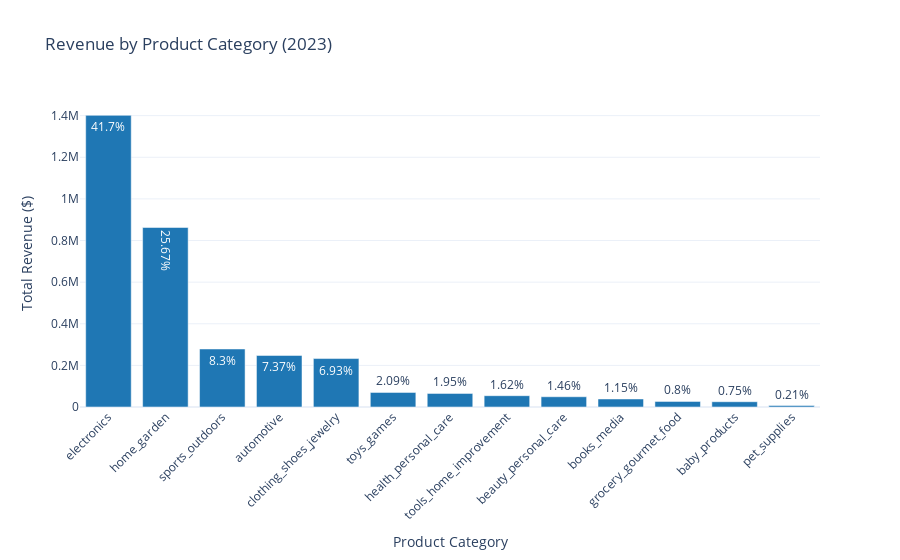

Notebook code cell kept with this figure:
### Code cell
# Create category performance visualization
title_suffix = f"({TARGET_YEAR})"
category_plot = metrics.plot_category_performance(category_performance, title_suffix)
category_plot.show()

# Category insights
total_categories = len(category_performance)
top_3_share = top_3_categories['revenue_share'].sum()

print(f"\nCATEGORY INSIGHTS:")
print(f"- Total product categories: {total_categories}")
print(f"- Top 3 categories represent {top_3_share:.1f}% of total revenue")
print(f"- Most expensive category (avg price): {category_performance.loc[category_performance['avg_price'].idxmax(), 'product_category_name']} (${category_performance['avg_price'].max():.2f})")
print(f"- Highest volume category: {category_performance.loc[category_performance['total_items'].idxmax(), 'product_category_name']} ({category_performance['total_items'].max():,} items)")

### Figure 1 — Plotly figure (JSON) as saved in the notebook; plotly's stock layout.template omitted (floating-point values rounded to 4 significant figures)
{"data": [{"marker": {"color": "#1f77b4"}, "text": ["41.7%", "25.67%", "8.3%", "7.37%", "6.93%", "2.09%", "1.95%", "1.62%", "1.46%", "1.15%", "0.8%", "0.75%", "0.21%"], "textposition": "auto", "type": "bar", "x": ["electronics", "home_garden", "sports_outdoors", "automotive", "clothing_shoes_jewelry", "toys_games", "health_personal_care", "tools_home_improvement", "beauty_personal_care", "books_media", "grocery_gourmet_food", "baby_products", "pet_supplies"], "y": [1401000.0, 862700.0, 278800.0, 247700.0, 232700.0, 70160.0, 65370.0, 54280.0, 49210.0, 38560.0, 26960.0, 25300.0, 7131.0]}], "layout": {"title": {"text": "Revenue by Product Category (2023)"}, "xaxis": {"tickangle": -45, "title": {"text": "Product Category"}}, "yaxis": {"title": {"text": "Total Revenue ($)"}}}}
